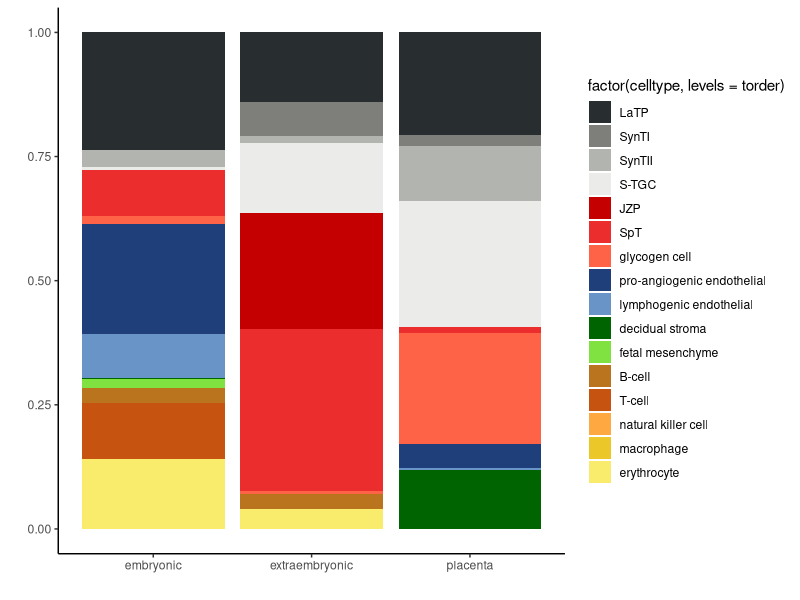

Recreate this plot in R.

library(tidyverse)


##Cell type fractions from CYBERSORT output
##TO ADD: some details on cybersort processing

cs = read_tsv('cybersort.txt')


##establish tissue order and colours

torder = c('LaTP', 'SynTI', 'SynTII', 'S-TGC', 'JZP', 'SpT', 'glycogen cell',
			'pro-angiogenic endothelial', 'lymphogenic endothelial', 'decidual stroma', 'fetal mesenchyme',
			'B-cell', 'T-cell', 'natural killer cell', 'macrophage', 'erythrocyte')

tcol = c('#282e30', '#7e7f7b', '#b2b5af', '#ebebe9', '#c50000', '#ec2d2e', '#ff6347',
		'#1e3f7a', '#6894c7', '#006400', '#7fe240',
		'#ba741d', '#c75310', '#fda840', '#ecc729', '#f9eb6c')


##get means

cs.av = group_by(cs, tissue, celltype) %>% summarise(av.frac = mean(fraction))


##plot

filter(cs.av, tissue!='TSCs') %>%
ggplot(aes(x=tissue, y=av.frac, fill=factor(celltype, levels=torder))) +
	geom_bar(stat='identity') +
	scale_fill_manual(values=tcol) +
	xlab('') +
	ylab('') +
	theme_classic()
